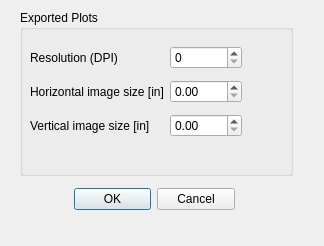
<?xml version="1.0" encoding="UTF-8"?>
<ui version="4.0">
 <class>Dialog</class>
 <widget class="QDialog" name="Dialog">
  <property name="geometry">
   <rect>
    <x>0</x>
    <y>0</y>
    <width>324</width>
    <height>246</height>
   </rect>
  </property>
  <property name="windowTitle">
   <string>Dialog</string>
  </property>
  <widget class="QDialogButtonBox" name="buttonBox">
   <property name="geometry">
    <rect>
     <x>74</x>
     <y>183</y>
     <width>161</width>
     <height>32</height>
    </rect>
   </property>
   <property name="orientation">
    <enum>Qt::Horizontal</enum>
   </property>
   <property name="standardButtons">
    <set>QDialogButtonBox::Cancel|QDialogButtonBox::Ok</set>
   </property>
  </widget>
  <widget class="QGroupBox" name="groupBox">
   <property name="geometry">
    <rect>
     <x>20</x>
     <y>10</y>
     <width>273</width>
     <height>166</height>
    </rect>
   </property>
   <property name="title">
    <string>Exported Plots</string>
   </property>
   <widget class="QWidget" name="layoutWidget">
    <property name="geometry">
     <rect>
      <x>10</x>
      <y>31</y>
      <width>212</width>
      <height>104</height>
     </rect>
    </property>
    <layout class="QGridLayout" name="gridLayout">
     <item row="0" column="0">
      <widget class="QLabel" name="label">
       <property name="text">
        <string>Resolution (DPI)</string>
       </property>
      </widget>
     </item>
     <item row="0" column="1">
      <widget class="QSpinBox" name="spinBoxResolution"/>
     </item>
     <item row="1" column="0">
      <widget class="QLabel" name="label_2">
       <property name="text">
        <string>Horizontal image size [in]</string>
       </property>
      </widget>
     </item>
     <item row="1" column="1">
      <widget class="QDoubleSpinBox" name="doubleSpinBoxHorSize"/>
     </item>
     <item row="2" column="0">
      <widget class="QLabel" name="label_4">
       <property name="text">
        <string>Vertical image size [in]</string>
       </property>
      </widget>
     </item>
     <item row="2" column="1">
      <widget class="QDoubleSpinBox" name="doubleSpinBoxVerSize"/>
     </item>
    </layout>
   </widget>
  </widget>
 </widget>
 <resources/>
 <connections>
  <connection>
   <sender>buttonBox</sender>
   <signal>accepted()</signal>
   <receiver>Dialog</receiver>
   <slot>accept()</slot>
   <hints>
    <hint type="sourcelabel">
     <x>248</x>
     <y>254</y>
    </hint>
    <hint type="destinationlabel">
     <x>157</x>
     <y>274</y>
    </hint>
   </hints>
  </connection>
  <connection>
   <sender>buttonBox</sender>
   <signal>rejected()</signal>
   <receiver>Dialog</receiver>
   <slot>reject()</slot>
   <hints>
    <hint type="sourcelabel">
     <x>316</x>
     <y>260</y>
    </hint>
    <hint type="destinationlabel">
     <x>286</x>
     <y>274</y>
    </hint>
   </hints>
  </connection>
 </connections>
</ui>
